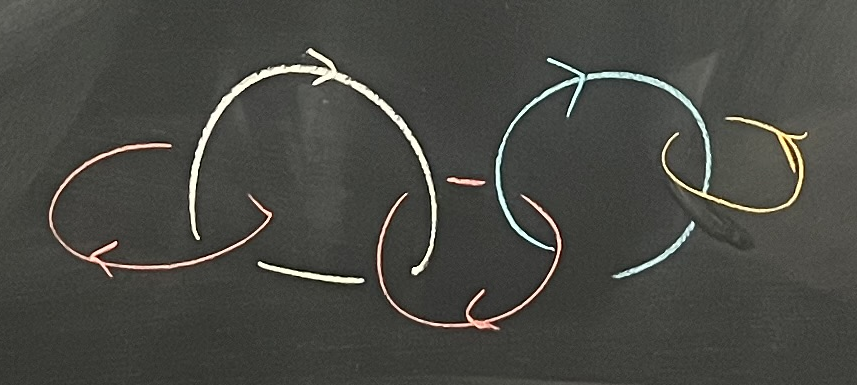
#> input picture examples/blackboard/colored-chain.png, 857 x 385 px
$ python -i preprocess.py   (imports and definitions only)
#> lines starting #> are read from the running program, lines starting #| are printed output that depends on the picture; after the words box and inside, x2 and y2 are one past the last pixel; in counts of white or black regions, pixels touching at a corner belong together
#> further down, picture is the input picture: shape (385, 857, 3); mean B, G, R 68.1, 73.5, 73
"""Conservative image-derived removal of regular diagram grids.

These transforms use pixel geometry and color only. No dataset names, source
SVGs, table identities, or reference labels enter the recognition pipeline.
"""
import cv2
import numpy as np
from scipy import ndimage


def _bands(values, threshold):
    indices=np.flatnonzero(values>threshold)
    if not len(indices):return []
    return np.split(indices,np.flatnonzero(np.diff(indices)>1)+1)


def _regular(bands):
    if len(bands)<4:return False
    centers=np.array([np.mean(x) for x in bands]);spacings=np.diff(centers)
    return np.std(spacings)/max(1,np.mean(spacings))<.12


def prepare(rgb):
    rgb=np.asarray(rgb,dtype=np.uint8)[:,:,:3]
    border=np.concatenate([rgb[0],rgb[-1],rgb[:,0],rgb[:,-1]])
#> border = 2484 rows, first 8: [83, 89, 88], [83, 89, 88], [83, 89, 88], [88, 94, 93], [89, 95, 94], [87, 93, 92], [83, 89, 88], [78, 84, 83]
    if (border.max(axis=1)<45).mean()>.9 and (rgb.max(axis=2)<45).mean()>.5:
        return 255-rgb,{'transform':'dark_background_inverted'}
    # A border-to-border frame distinguishes these backgrounds from parallel
    # strands of a rectangular knot drawing. Never erase such strands as a grid.
    dark_frame=rgb.min(axis=2)<175
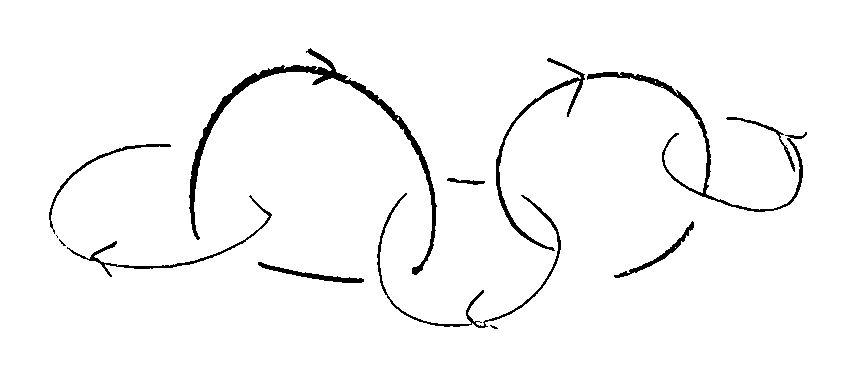
#> dark_frame: shape (385, 857) bool; 97.1% white; 13 black regions (3 under 20 px), largest, box (x1, y1, x2, y2) and area: (189, 48, 437, 275) 3203, (587, 72, 807, 212) 1673, (496, 58, 585, 251) 1144
    framed=all(float(side.mean())>.8 for side in (dark_frame[0],dark_frame[-1],dark_frame[:,0],dark_frame[:,-1]))
#> framed = True
    if not framed:
        return rgb,{'transform':'none'}
    r,g,b=[rgb[:,:,i].astype(float) for i in range(3)]
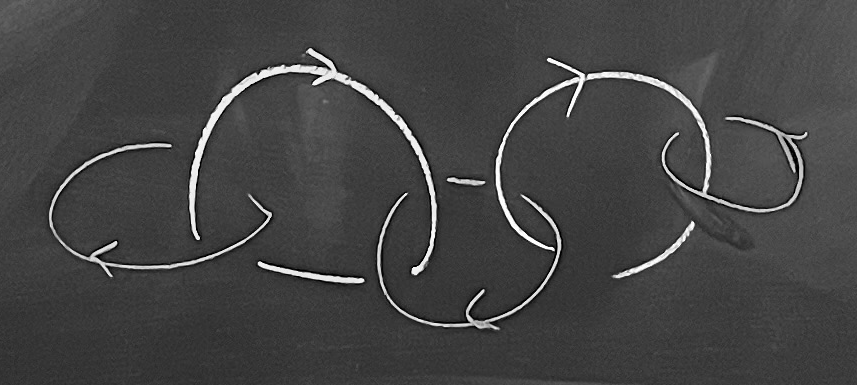
#> r: shape (385, 857) float64; min 0, max 255, mean 68.1
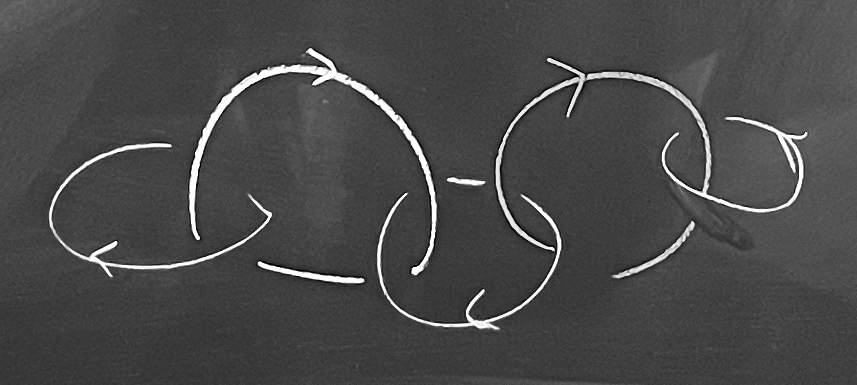
#> b: shape (385, 857) float64; min 0, max 255, mean 73
    blue=(b>r+12)&(b>g+8)
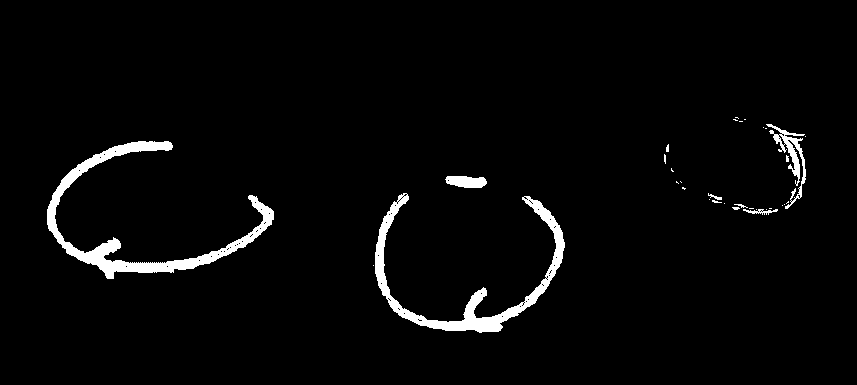
#> blue: shape (385, 857) bool; 3% white; 33 white regions (25 under 20 px), largest, box (x1, y1, x2, y2) and area: (47, 141, 274, 279) 4434, (375, 193, 565, 333) 3895, (766, 124, 806, 209) 820
    blue_rows=_bands(blue.mean(axis=1),.45)
#> in _bands, `indices=np.flatnonzero(values>threshold)`: indices = empty array
#> blue_rows = []
    blue_cols=_bands(blue.mean(axis=0),.45)
#> blue_cols = []
    if _regular(blue_rows) and _regular(blue_cols):
        green=(g>r+15)&(g>b+15)&(r<200)
        if green.sum()>100:
            # Retain dark vertex dots only when adjoining the green strand.
            black=rgb.max(axis=2)<80
            labels,n=ndimage.label(black)
            distance=ndimage.distance_transform_edt(~green)
            keep=green.copy()
            for sl in ndimage.find_objects(labels):
                if sl is None:continue
                local=labels[sl];values=np.unique(local[local>0])
                for label in values:
                    mask=local==label
                    if mask.sum()>min(rgb.shape[:2])**2*.003:continue
                    if distance[sl][mask].min()<4:
                        keep[sl]|=mask
            out=np.full_like(rgb,255);out[keep]=0
            return out,{'transform':'colored_grid_removed','grid_rows':len(blue_rows),'grid_columns':len(blue_cols)}
    dark=rgb.min(axis=2)<175
    rows=_bands(dark.mean(axis=1),.8);cols=_bands(dark.mean(axis=0),.8)
#> after `rows = _bands(dark.mean(axis=1), 0.8)`: rows = 1 item
#> after `cols = _bands(dark.mean(axis=0), 0.8)`: cols = 1 item
    if _regular(rows) and _regular(cols):
        thickness=max(np.median([len(x) for x in rows]),np.median([len(x) for x in cols]))
        # Thin square grid lines and thicker knot strokes are separated by width.
        radius=max(1,int(np.ceil(thickness/2)))
        kernel=cv2.getStructuringElement(cv2.MORPH_ELLIPSE,(2*radius+1,2*radius+1))
        keep=cv2.morphologyEx(dark.astype(np.uint8),cv2.MORPH_OPEN,kernel).astype(bool)
        # Residual frame corners are disconnected small objects, not strands.
        labels,n=ndimage.label(keep)
        sizes=np.bincount(labels.ravel());keep&=sizes[labels]>max(35,radius*radius*12)
        margin=int(thickness)+2
        keep[:margin,:]=keep[-margin:,:]=False
        keep[:,:margin]=keep[:,-margin:]=False
        out=np.full_like(rgb,255);out[keep]=0
        return out,{'transform':'thin_grid_removed','grid_rows':len(rows),'grid_columns':len(cols),'opening_radius':radius}
    return rgb,{'transform':'none'}


def separate_narrow_contacts(rgb, branch_points, stroke_width):
    """Try one-pixel ink erosion only near unresolved skeleton junctions.

    This opens existing thin contacts; it never chooses an overpass at a solid
    X. Preserve every foreground component and reject deletion of thin arms.
    The caller must reconstruct a complete diagram and flag it for review.
    """
    if stroke_width < 4 or not branch_points:
        return None, {}
    radius=max(8,round(3*stroke_width))
    region=np.zeros(rgb.shape[:2],np.uint8)
    for x,y in branch_points:
        cv2.circle(region,(round(x),round(y)),radius,1,-1)
    kernel=cv2.getStructuringElement(cv2.MORPH_ELLIPSE,(3,3))
    thinned=cv2.dilate(rgb,kernel)  # Dilating white erodes dark ink.
    cleaned=np.where(region[:,:,None],thinned,rgb).astype(np.uint8)
    ink=rgb.min(axis=2)<150
    retained=cleaned.min(axis=2)<150
    labels,count=ndimage.label(ink,np.ones((3,3)))
    _,remaining_count=ndimage.label(retained,np.ones((3,3)))
    if remaining_count<=count or not retained.any():
        return None, {}
    survivors=set(np.unique(labels[retained]))
    if any(label not in survivors for label in range(1,count+1)):
        return None, {}
    removed=ink & ~retained
    distance=ndimage.distance_transform_edt(~retained)
    if not removed.any() or distance[removed].max()>2.1:
        return None, {}  # A thin arm disappeared, rather than just its border.
    return cleaned,{'radius_pixels':1,'region_radius':radius,
                    'points':[list(map(float,p)) for p in branch_points]}

>>> import cv2
>>> picture = cv2.imread('../examples/blackboard/colored-chain.png')
>>> result = prepare(picture)
